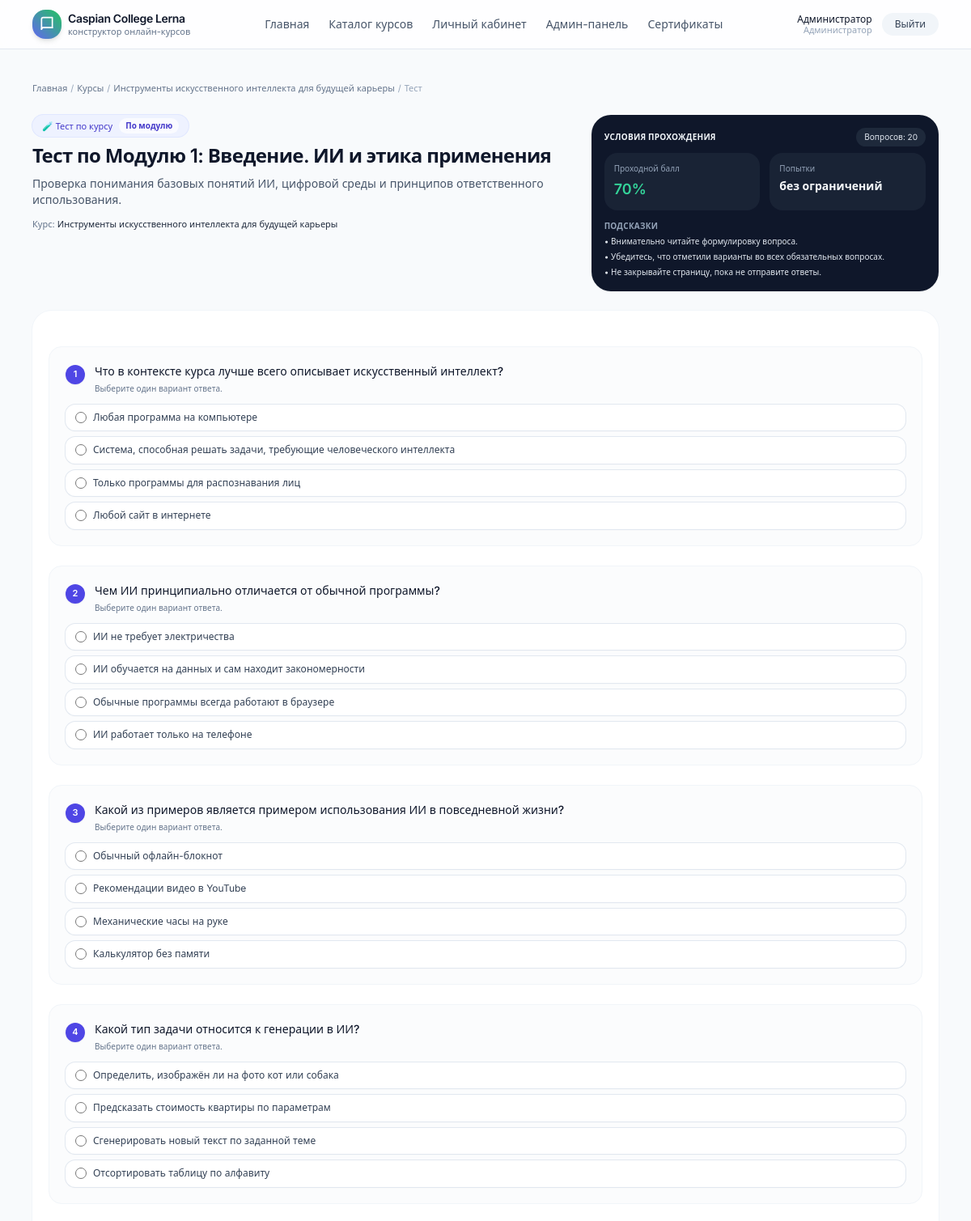
The page /test/3 (signed in, upper part) on the database its author committed.
### app/models.py (models this page shows, shortened)
class User(UserMixin, db.Model):
    __tablename__ = "users"
    id = db.Column(db.Integer, primary_key=True)
    email = db.Column(db.String(255), unique=True, nullable=False)
    password_hash = db.Column(db.String(255), nullable=False)
    full_name = db.Column(db.String(255), nullable=False)
    role = db.Column(db.String(20), default="student")  # 'student' или 'admin'
    created_at = db.Column(db.DateTime, default=datetime.utcnow)
    courses = db.relationship("UserCourse", back_populates="user", cascade="all, delete-orphan")
    lesson_progress = db.relationship("UserLessonProgress", back_populates="user", cascade="all, delete-orphan")
    test_attempts = db.relationship("UserTestAttempt", back_populates="user", cascade="all, delete-orphan")
    certificates = db.relationship("Certificate", back_populates="user", cascade="all, delete-orphan")
    def is_admin(self) -> bool:
        return self.role == "admin"

class Course(db.Model):
    __tablename__ = "courses"
    id = db.Column(db.Integer, primary_key=True)
    title = db.Column(db.String(255), nullable=False)
    slug = db.Column(db.String(255), unique=True, nullable=False)
    description = db.Column(db.Text, nullable=True)
    category = db.Column(db.String(100), nullable=True)
    level = db.Column(db.String(50), nullable=True)
    image_url = db.Column(db.String(255), nullable=True)      # обложка
    hero_image_url = db.Column(db.String(255), nullable=True) # фон в шапке
    logo_url = db.Column(db.String(255), nullable=True)       # логотип курса
    theme_id = db.Column(db.Integer, db.ForeignKey("course_themes.id"), nullable=True)
    theme = db.relationship("CourseTheme", back_populates="courses")
    language = db.Column(db.String(20), default="ru")
    estimated_duration_minutes = db.Column(db.Integer, default=0)
    requirements = db.Column(db.Text, nullable=True)
    outcomes = db.Column(db.Text, nullable=True)
    is_sequential = db.Column(db.Boolean, default=True)  # модули по порядку
    is_published = db.Column(db.Boolean, default=False)
    created_at = db.Column(db.DateTime, default=datetime.utcnow)
    updated_at = db.Column(db.DateTime, default=datetime.utcnow, onupdate=datetime.utcnow)
    modules = db.relationship("CourseModule", back_populates="course", cascade="all, delete-orphan")
    tests = db.relationship("Test", back_populates="course", cascade="all, delete-orphan")  # финальные тесты
    user_courses = db.relationship("UserCourse", back_populates="course", cascade="all, delete-orphan")
    certificates = db.relationship("Certificate", back_populates="course", cascade="all, delete-orphan")

class Test(db.Model):
    __tablename__ = "tests"
    id = db.Column(db.Integer, primary_key=True)
    course_id = db.Column(db.Integer, db.ForeignKey("courses.id"), nullable=True)   # финальный
    module_id = db.Column(db.Integer, db.ForeignKey("course_modules.id"), nullable=True)  # по модулю
    type = db.Column(db.String(20), nullable=False)  # 'module' или 'final'
    title = db.Column(db.String(255), nullable=False)
    description = db.Column(db.Text, nullable=True)
    pass_score_percent = db.Column(db.Integer, default=70)
    max_attempts = db.Column(db.Integer, nullable=True)  # None = бесконечно
    course = db.relationship("Course", back_populates="tests")
    module = db.relationship("CourseModule", back_populates="tests")
    questions = db.relationship("Question", back_populates="test", cascade="all, delete-orphan")
    attempts = db.relationship("UserTestAttempt", back_populates="test", cascade="all, delete-orphan")

class Question(db.Model):
    __tablename__ = "questions"
    id = db.Column(db.Integer, primary_key=True)
    test_id = db.Column(db.Integer, db.ForeignKey("tests.id"), nullable=False)
    text = db.Column(db.Text, nullable=False)
    type = db.Column(db.String(20), default="single")  # single, multiple
    order_index = db.Column(db.Integer, default=0)
    points = db.Column(db.Integer, default=1)
    image_path = db.Column(db.String(255), nullable=True)
    explanation = db.Column(db.Text, nullable=True)
    test = db.relationship("Test", back_populates="questions")
    answer_options = db.relationship("AnswerOption", back_populates="question", cascade="all, delete-orphan")

class AnswerOption(db.Model):
    __tablename__ = "answer_options"
    id = db.Column(db.Integer, primary_key=True)
    question_id = db.Column(db.Integer, db.ForeignKey("questions.id"), nullable=False)
    text = db.Column(db.String(255), nullable=False)
    is_correct = db.Column(db.Boolean, default=False)
    question = db.relationship("Question", back_populates="answer_options")

### app/blueprints/courses/routes.py (the view, shortened to what this page needs)
@courses_bp.route("/test/<int:test_id>", methods=["GET", "POST"])
@login_required
def take_test(test_id):
    test = Test.query.get_or_404(test_id)
    course = None
    if test.course_id:
        course = test.course
    elif test.module_id:
        course = test.module.course
    user_course = None
    if course:
        user_course = ensure_enrolled(current_user, course)
    questions = (
        Question.query
        .filter_by(test_id=test.id)
        .order_by(Question.order_index)
        .all()
    )
    return render_template(
        "take_test.html",
        test=test,
        questions=questions,
        course=course,
    )

### app/blueprints/courses/routes.py (called while the page is built, shortened)
def ensure_enrolled(user, course):
    user_course = UserCourse.query.filter_by(user_id=user.id, course_id=course.id).first()
    return user_course

### app/templates/take_test.html (shortened to what this page needs)
{% extends "base.html" %}
{% block content %}
<div class="space-y-6">
  <nav class="flex flex-wrap items-center gap-1 text-[11px] text-slate-500">
    <a href="{{ url_for('main.index') }}" class="hover:text-primary-600">Главная</a>
    <span class="text-slate-400">/</span>
    <a href="{{ url_for('main.courses_list') }}" class="hover:text-primary-600">Курсы</a>
    <span class="text-slate-400">/</span>
    <a href="{{ url_for('courses.course_learn', slug=course.slug) }}" class="hover:text-primary-600">
      {{ course.title }}
    </a>
    <span class="text-slate-400">/</span>
    <span class="text-slate-400">Тест</span>
  </nav>
  <header class="grid gap-4 md:grid-cols-[2.2fr,1.4fr] items-start">
    <div>
      <p class="mb-1 inline-flex items-center gap-2 rounded-full bg-primary-50 px-3 py-1 text-[11px] font-medium text-primary-700 ring-1 ring-primary-100">
        🧪 Тест по курсу
        {% if test.type == 'final' %}
          <span class="rounded-full bg-white/70 px-2 py-0.5 text-[10px] font-semibold text-primary-700">Финальный</span>
        {% elif test.type == 'module' %}
          <span class="rounded-full bg-white/70 px-2 py-0.5 text-[10px] font-semibold text-primary-700">По модулю</span>
        {% endif %}
      </p>
      <h1 class="mt-1 text-2xl font-semibold tracking-tight text-slate-900">
        {{ test.title }}
      </h1>
      {% if test.description %}
        <p class="mt-2 text-xs sm:text-sm text-slate-600 max-w-2xl leading-relaxed">
          {{ test.description }}
        </p>
      {% endif %}
      <p class="mt-3 text-[11px] text-slate-500">
        Курс: <span class="font-medium text-slate-800">{{ course.title }}</span>
      </p>
    </div>
    <div class="rounded-3xl bg-slate-900 p-4 text-[11px] text-slate-100 shadow-sm">
      <div class="flex items-center justify-between gap-2 mb-2">
        <p class="text-[10px] font-semibold uppercase tracking-wide text-primary-200">Условия прохождения</p>
        <span class="rounded-full bg-slate-800 px-2.5 py-1 text-[10px] text-slate-200">
          Вопросов: {{ questions|length if questions else 0 }}
        </span>
      </div>
      <div class="grid grid-cols-2 gap-3 mb-3">
        <div class="rounded-2xl bg-slate-800/70 p-3">
          <p class="text-[10px] text-slate-400 mb-1">Проходной балл</p>
          <p class="text-lg font-semibold text-emerald-400">
            {{ test.pass_score_percent }}%
          </p>
        </div>
        <div class="rounded-2xl bg-slate-800/70 p-3">
          <p class="text-[10px] text-slate-400 mb-1">Попытки</p>
          {% if test.max_attempts %}
            <p class="text-sm font-semibold text-slate-50">
              {{ test.max_attempts }} шт.
            </p>
          {% else %}
            <p class="text-sm font-semibold text-slate-50">
              без ограничений
            </p>
          {% endif %}
        </div>
      </div>
      <p class="mb-1 text-[10px] font-semibold uppercase tracking-wide text-slate-400">Подсказки</p>
      <ul class="space-y-1 text-[10px] text-slate-200">
        <li>• Внимательно читайте формулировку вопроса.</li>
        <li>• Убедитесь, что отметили варианты во всех обязательных вопросах.</li>
        <li>• Не закрывайте страницу, пока не отправите ответы.</li>
      </ul>
    </div>
  </header>
  <section class="rounded-3xl bg-white p-5 shadow-sm ring-1 ring-slate-100">
    <form
      method="post"
      action="{{ url_for('courses.take_test', test_id=test.id) }}"
      class="space-y-6"
    >
      {% if questions %}
        {% for q in questions %}
          <article class="rounded-2xl border border-slate-100 bg-slate-50/60 p-4 sm:p-5">
            <div class="mb-3 flex items-start gap-3">
              <div class="mt-0.5 inline-flex h-6 w-6 flex-none items-center justify-center rounded-full bg-primary-600 text-[11px] font-semibold text-white shadow-sm">
                {{ loop.index }}
              </div>
              <div>
                <p class="text-xs sm:text-sm font-medium text-slate-900 leading-relaxed">
                  {{ q.text }}
                </p>
                <p class="mt-1 text-[10px] text-slate-500">
                  {% if q.type == 'single' %}
                    Выберите один вариант ответа.
                  {% elif q.type == 'multiple' %}
                    Можно выбрать несколько вариантов.
                  {% else %}
                    Дайте развернутый ответ.
                  {% endif %}
                </p>
              </div>
            </div>
            <div class="space-y-2 text-xs text-slate-700">
              {% if q.type == 'single' %}
                {% for opt in q.answer_options %}
                  <label class="flex cursor-pointer items-center gap-2 rounded-xl bg-white px-3 py-2 shadow-sm ring-1 ring-slate-200 hover:bg-primary-50/70 hover:ring-primary-200">
                    <input
                      type="radio"
                      name="q_{{ q.id }}"
                      value="{{ opt.id }}"
                      class="h-3.5 w-3.5 border-slate-300 text-primary-600 focus:ring-primary-500"
                      required
                    >
                    <span class="leading-snug">{{ opt.text }}</span>
                  </label>
                {% endfor %}
              {% endif %}
            </div>
          </article>
        {% endfor %}
      {% else %}
        <p class="text-xs text-slate-500">
          Вопросы для этого теста ещё не добавлены. Обратитесь к администратору платформы.
        </p>
      {% endif %}
    </form>
  </section>
</div>
{% endblock %}

### app/templates/navbar.html (shortened to what this page needs)
<header class="border-b border-slate-200 bg-white/80 backdrop-blur">
  <div class="mx-auto flex max-w-6xl items-center justify-between px-4 py-3">
    <a href="{{ url_for('main.index') }}" class="flex items-center gap-2">
      <div class="flex h-9 w-9 items-center justify-center rounded-2xl bg-gradient-to-tr from-primary-500 to-accent text-white shadow-md">
        <svg xmlns="http://www.w3.org/2000/svg" class="h-5 w-5" viewBox="0 0 24 24" fill="none"
             stroke="currentColor" stroke-width="2" stroke-linecap="round" stroke-linejoin="round">
          <path d="M4 19.5A2.5 2.5 0 0 1 6.5 17H20"/>
          <path d="M4 4.5A2.5 2.5 0 0 1 6.5 2H20v15H6.5A2.5 2.5 0 0 0 4 19.5z"/>
        </svg>
      </div>
      <div class="flex flex-col leading-tight">
        <span class="text-sm font-semibold tracking-tight text-slate-900">Caspian College Lerna</span>
        <span class="text-[11px] text-slate-500">конструктор онлайн-курсов</span>
      </div>
    </a>
    <nav class="hidden items-center gap-6 text-sm text-slate-600 md:flex">
      <a href="{{ url_for('main.index') }}" class="hover:text-primary-600">Главная</a>
      <a href="{{ url_for('main.courses_list') }}" class="hover:text-primary-600">Каталог курсов</a>
      {% if current_user.is_authenticated %}
        <a href="{{ url_for('courses.dashboard') }}" class="hover:text-primary-600">Личный кабинет</a>
        {% if current_user.is_admin() %}
          <a href="{{ url_for('admin.dashboard') }}" class="hover:text-primary-600">Админ-панель</a>
          <a href="{{ url_for('admin.certificate_branding') }}" class="hover:text-primary-600">Сертификаты</a>
        {% endif %}
      {% endif %}
    </nav>
    <div class="flex items-center gap-3 text-sm">
      {% if current_user.is_authenticated %}
        <div class="hidden flex-col text-right text-xs leading-tight text-slate-600 sm:flex">
          <span class="font-medium text-slate-900">{{ current_user.full_name }}</span>
          <span class="text-[11px] text-slate-400">
            {% if current_user.is_admin() %}Администратор{% else %}Обучающийся{% endif %}
          </span>
        </div>
        <a href="{{ url_for('auth.logout') }}"
           class="rounded-full bg-slate-100 px-4 py-1.5 text-xs font-medium text-slate-700 hover:bg-slate-200">
          Выйти
        </a>
      {% endif %}
    </div>
  </div>
</header>

### app/static/css/styles.css (style rules this page uses)
body { background-color: #f8f9fa; }

### rows shown on the page
User: full_name "Администратор"
Course: title "Инструменты искусственного интеллекта для будущей карьеры"
Test: title "Тест по Модулю 1: Введение. ИИ и этика применения", description "Проверка понимания базовых понятий ИИ, цифровой среды и принципов ответственного использования.", pass_score_percent "70"
Question: text "Что в контексте курса лучше всего описывает искусственный интеллект?", type "Выберите один вариант ответа."
AnswerOption: text "Любая программа на компьютере"
AnswerOption: text "Система, способная решать задачи, требующие человеческого интеллекта"
AnswerOption: text "Только программы для распознавания лиц"
AnswerOption: text "Любой сайт в интернете"
Question: text "Чем ИИ принципиально отличается от обычной программы?", type "Выберите один вариант ответа."
AnswerOption: text "ИИ не требует электричества"
AnswerOption: text "ИИ обучается на данных и сам находит закономерности"
AnswerOption: text "Обычные программы всегда работают в браузере"
AnswerOption: text "ИИ работает только на телефоне"
Question: text "Какой из примеров является примером использования ИИ в повседневной жизни?", type "Выберите один вариант ответа."
AnswerOption: text "Обычный офлайн-блокнот"
AnswerOption: text "Рекомендации видео в YouTube"
AnswerOption: text "Механические часы на руке"
AnswerOption: text "Калькулятор без памяти"
Question: text "Какой тип задачи относится к генерации в ИИ?", type "Выберите один вариант ответа."
AnswerOption: text "Определить, изображён ли на фото кот или собака"
AnswerOption: text "Предсказать стоимость квартиры по параметрам"
AnswerOption: text "Сгенерировать новый текст по заданной теме"
AnswerOption: text "Отсортировать таблицу по алфавиту"

### other values the page prints
{{ questions|length if questions else 0 }} "20"
